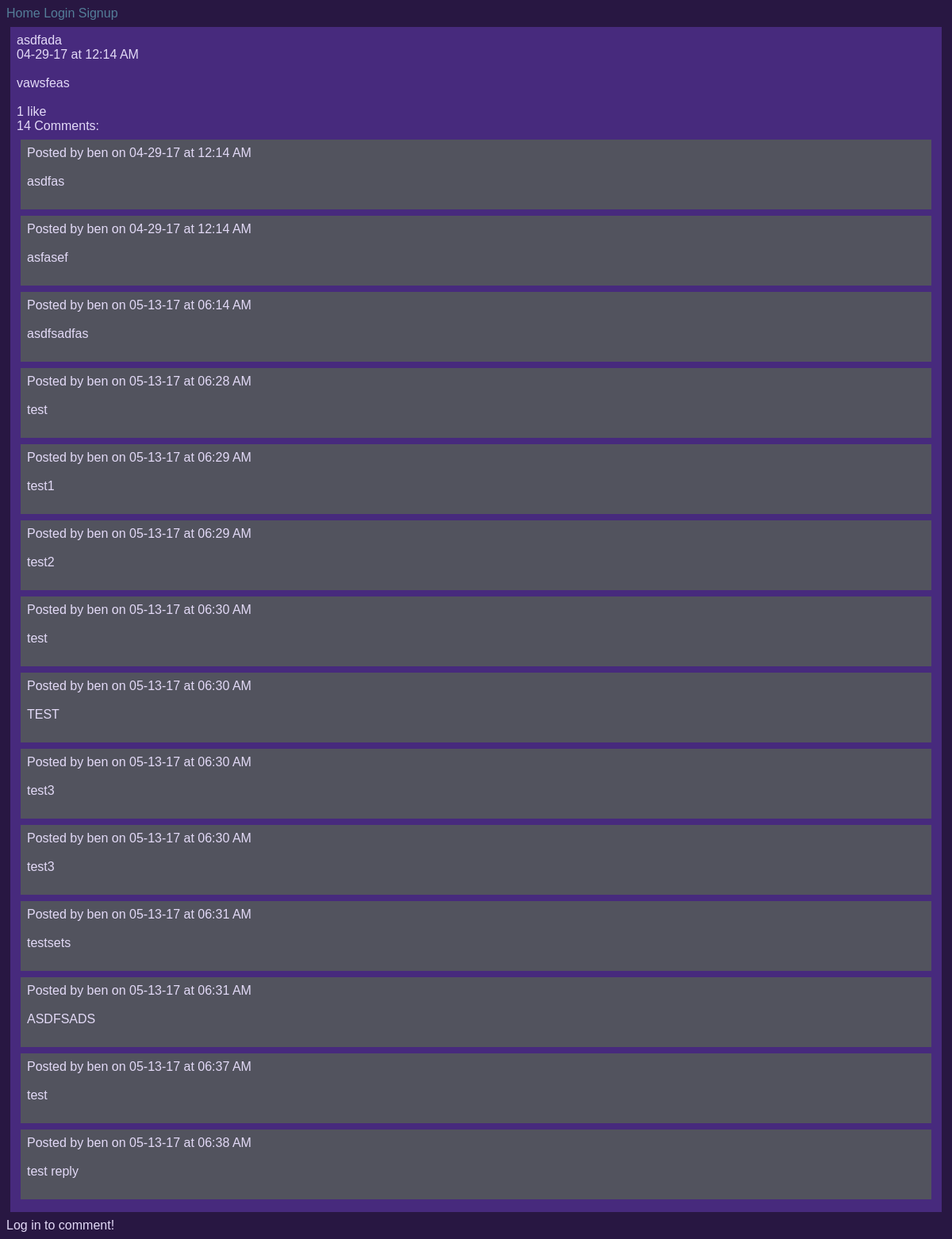
/ben/posts/18/, run on the app's committed database.
### posts/models.py (models this page shows)
class Post(models.Model):
        title = models.CharField(max_length=100)
        pub_date = models.DateTimeField('date published', auto_now_add=True)
        body = models.TextField()
        user = models.ForeignKey(User, on_delete=models.CASCADE, null=True)
        def utc_to_local(self, utc_datetime):
	        return utc_datetime.astimezone(tz=None)
        def __str__(self):
	        date = self.utc_to_local(self.pub_date).strftime('%m-%d-%y')
	        time = self.utc_to_local(self.pub_date).strftime('%I:%M %p')
	        return '%s at %s \n\n %s \n\n' % (date, time, self.body)

### comments/models.py (models this page shows)
class Comment(models.Model):
    body = models.TextField()
    pub_date = models.DateTimeField('date published', auto_now_add=True)
    post = models.ForeignKey(Post, on_delete=models.CASCADE)
    user = models.ForeignKey(User, on_delete=models.CASCADE)
    def utc_to_local(self, utc_datetime):
        return utc_datetime.astimezone(tz=None)
    def __str__(self):
        date = self.utc_to_local(self.pub_date).strftime('%m-%d-%y')
        time = self.utc_to_local(self.pub_date).strftime('%I:%M %p')
        return '%s at %s \n\n %s \n\n' % (date, time, self.body)

### posts/views.py (the view)
# urls.py: url(r'^(?P<post_number>\d+)/$', views.displayPost, name='display-post'),
def displayPost(request, username, post_number):
    post = Post.objects.get(user=User.objects.get(username=username), id=post_number)
    comments = Comment.objects.filter(post=post)
    if request.method == "POST":
        comment_text = request.POST.get('the_comment')
        comment = Comment(body=comment_text, post=post, user=request.user)
        comment.save()
        user = request.user.username
        num_comments = post.comment_set.count()
        response_data={'comment': str(comment), 'user':user, 'comment_count': num_comments}
        return HttpResponse(json.dumps(response_data), content_type='application/json')
    else:
    	form = CommentForm()
    num_comments = post.comment_set.count()
    context = {
        'post': post,
        'comments':comments,
        'num_comments':num_comments,
        'form': form
    }
    return render(request, 'posts/single_post.html', context)

### posts/templatetags/likes_features.py (called while the page is built)
@register.simple_tag
def like_text(count):
	if count == 1:
		return str(count) + " like"
	else:
		return str(count) + " likes"

@register.simple_tag
def comment_text(count):
	if count == 1:
		return str(count) + " Comment"
	else:
		return str(count) + " Comments"

### posts/templates/posts/single_post.html (shortened to what this page needs)
{% extends 'Blog/base.html' %}
{% load likes_features %}
{% block content %}
<div class="post">
{{ post.title|linebreaksbr }}<br>
{{ post|linebreaksbr }}
<span class="likes" id="like-{{ post.id }}">
{% like_text post.like_set.count %}
</span>
<div id="comment-section">
<span id="comment-count">{% comment_text post.comment_set.count %}:</span><br>
{% for comment in comments %}
	<div class="comment">
	Posted by {{ comment.user }} on
	{{ comment|linebreaksbr }}
	</div>
{% endfor %}
</div>
</div>
{% if user.is_authenticated %}
	<form action="" method="post" id="comment-form">
	{% csrf_token %}
	<h2>Comment:</h2>
		<table>
		{{form.as_table}}
		</table>
		<input type="submit", value="Chime in!">
	</form>
{% else %}
Log in to comment!
{% endif %}
{% endblock content %}

### static/Blog/site.css (style rules this page uses)
body { color: #E3DAF7; background-color: #281742; font-family: Arial, Georgia, serif; }
.post { background-color: #472A7D; padding: 8px; margin: 8px 5px; }
.comment { background-color: #52535E; padding: 8px; margin: 8px 5px; }

### data on the page
Post: title "asdfada", pub_date+body "04-29-17 at 12:14 AM vawsfeas", id "1 like", id "14 Comments"
Comment: user "ben", pub_date+body "04-29-17 at 12:14 AM asdfas"
Comment: user "ben", pub_date+body "04-29-17 at 12:14 AM asfasef"
Comment: user "ben", pub_date+body "05-13-17 at 06:14 AM asdfsadfas"
Comment: user "ben", pub_date+body "05-13-17 at 06:28 AM test"
Comment: user "ben", pub_date+body "05-13-17 at 06:29 AM test1"
Comment: user "ben", pub_date+body "05-13-17 at 06:29 AM test2"
Comment: user "ben", pub_date+body "05-13-17 at 06:30 AM test"
Comment: user "ben", pub_date+body "05-13-17 at 06:30 AM TEST"
Comment: user "ben", pub_date+body "05-13-17 at 06:30 AM test3"
Comment: user "ben", pub_date+body "05-13-17 at 06:30 AM test3"
Comment: user "ben", pub_date+body "05-13-17 at 06:31 AM testsets"
Comment: user "ben", pub_date+body "05-13-17 at 06:31 AM ASDFSADS"
Comment: user "ben", pub_date+body "05-13-17 at 06:37 AM test"
Comment: user "ben", pub_date+body "05-13-17 at 06:38 AM test reply"
